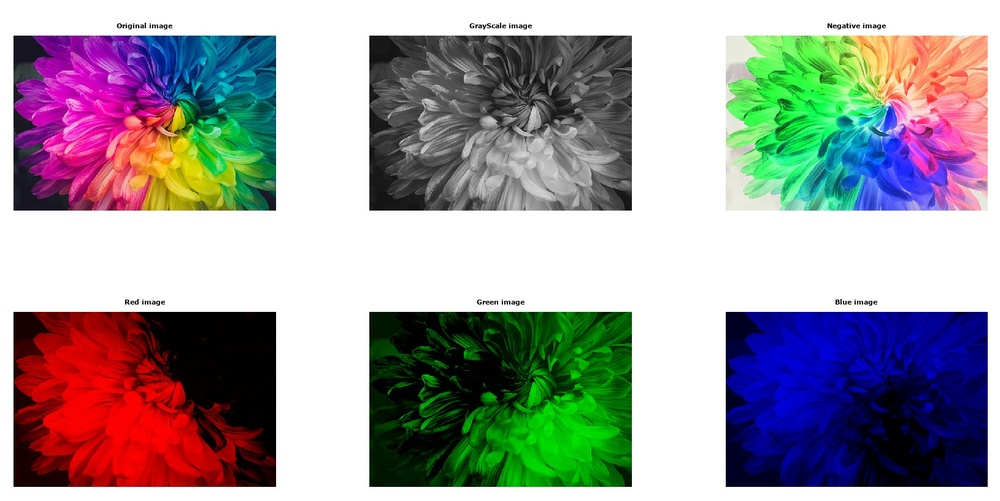
%> input picture images/1.jpg, 1000 x 501 px, shrunk from 1630 x 816 before the run
$ octave --eval "result = boundary_extraction('../images/1.jpg');"   (GNU Octave 9; MATLAB toolbox functions it lacks are replaced by stand-ins)
%> lines starting %> are read from the running program, lines starting %| are printed output that depends on the picture
function resimg = boundary_extraction(impath)
%> called with impath = '../images/1.jpg'

  % read image
  img = imread(impath);
%> img is the input picture: size 501x1000x3 uint8; mean R, G, B 157.3, 153.8, 156.6

  % convert to grayscale
  % img = rgb2gray(img);

  % create structuring element
  % visit https://in.mathworks.com/help/images/ref/strel.html for more information on structig element
  se = strel('square',10); % create square structuring element of 10px x 10px side length

  % matlab function imerode
  temp = imerode(img,se);
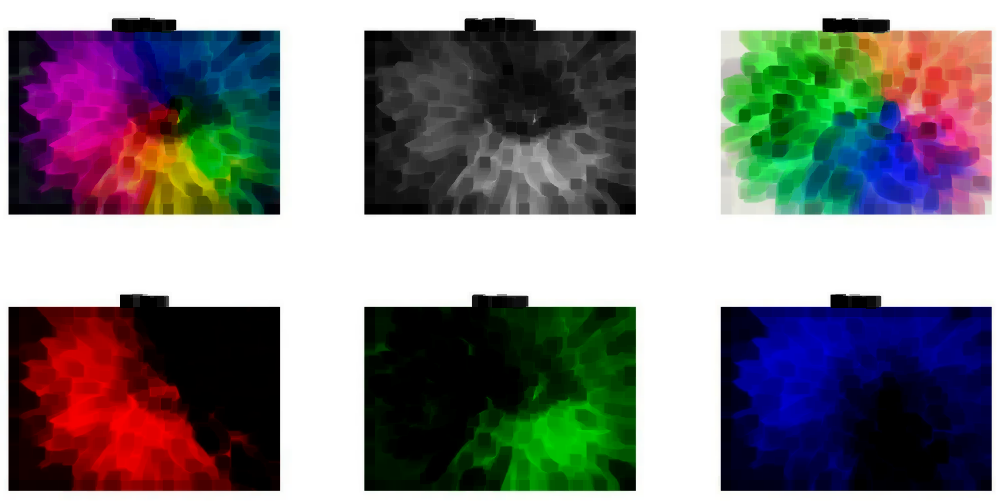
%> temp: size 501x1000x3 uint8; mean R, G, B 130.7, 127, 129.9

  % subtract original image from the eroded image
  resimg = imsubtract(img,temp);
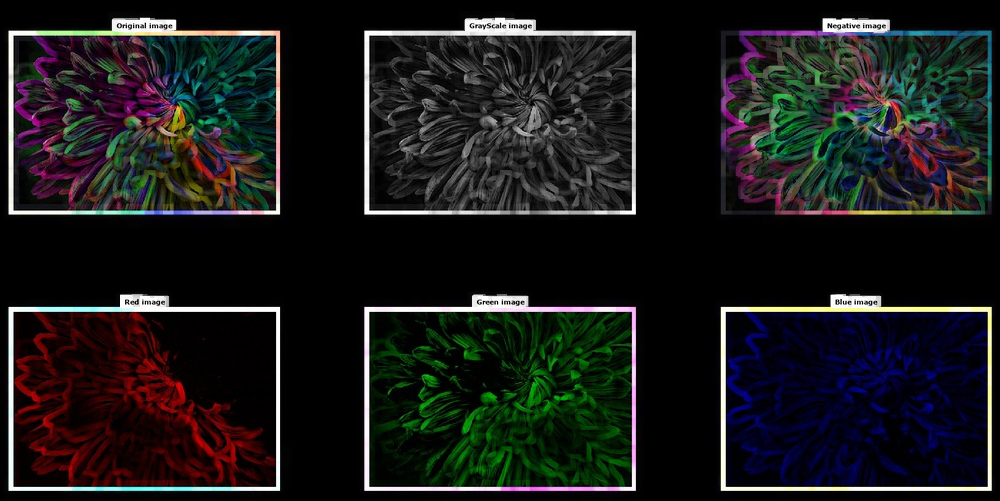
%> resimg: size 501x1000x3 uint8; mean R, G, B 26.6, 26.8, 26.7

  % plot results
  subplot(1,2,1),imshow(img);
  title('Original Gray Image','FontSize',18);

  subplot(1,2,2),imshow(uint8(resimg));
  title('Image After Boundary Extraction','FontSize',18);

endfunction

$ run again, on images/2.jpg
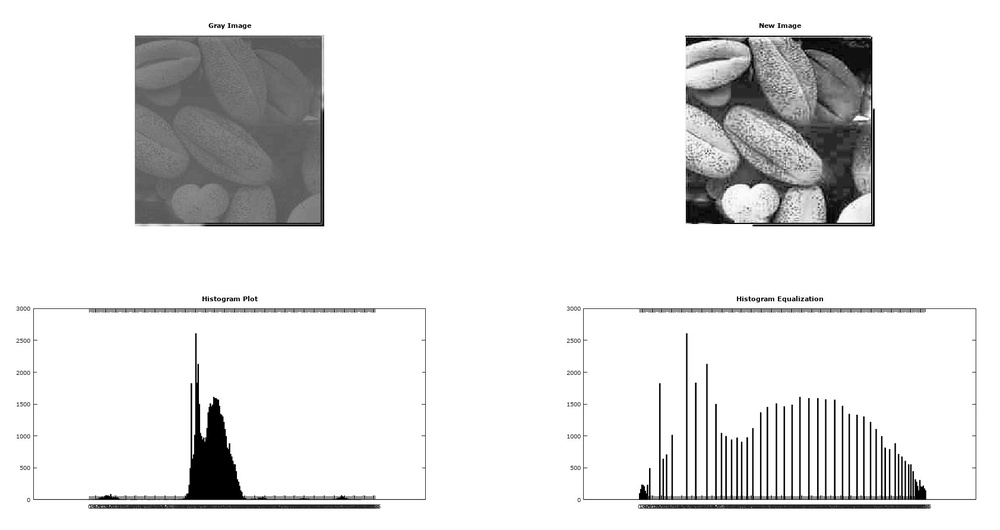
%> input picture images/2.jpg, 1000 x 530 px, shrunk from 1684 x 892 before the run
%> in boundary_extraction, img is the input picture: size 530x1000x3 uint8; min 0, max 255, mean 229.2
%> in boundary_extraction, `temp = imerode(img,se);`:
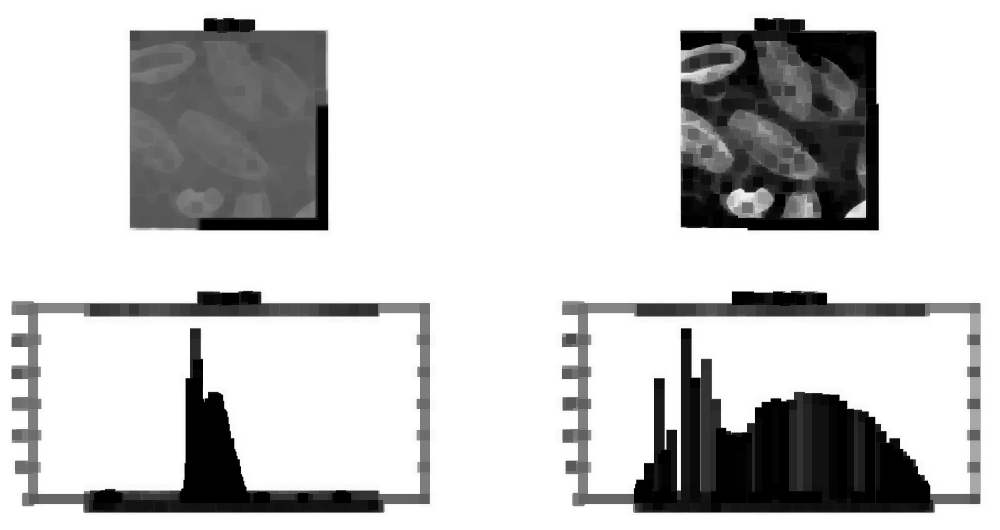
%> temp: size 530x1000x3 uint8; min 0, max 255, mean 201
%> in boundary_extraction, `resimg = imsubtract(img,temp);`:
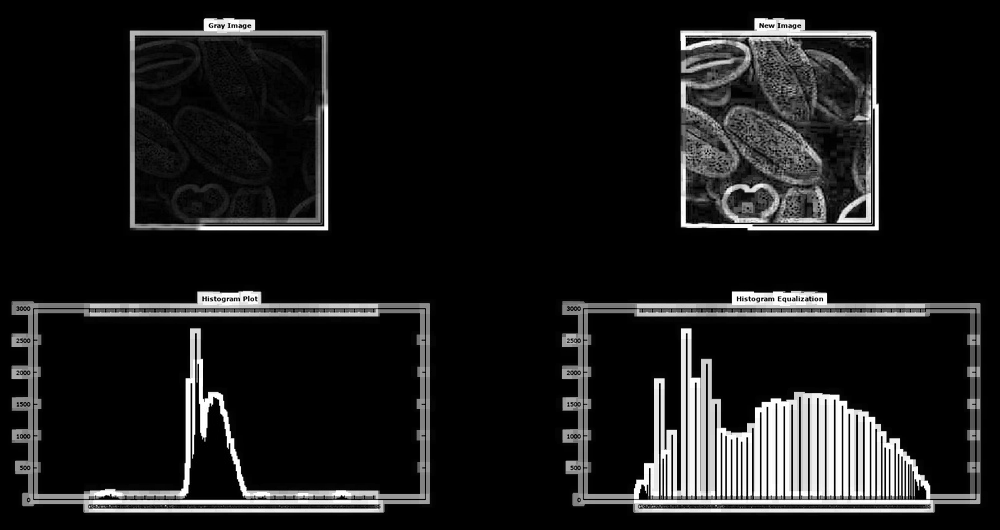
%> resimg: size 530x1000x3 uint8; min 0, max 255, mean 28.2

$ run again, on images/eg1.jpg
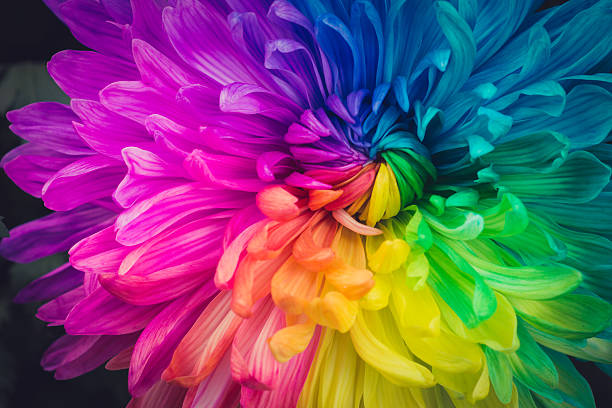
%> input picture images/eg1.jpg, 612 x 408 px
%> in boundary_extraction, img is the input picture: size 408x612x3 uint8; mean R, G, B 116, 80.3, 107.9
%> in boundary_extraction, `temp = imerode(img,se);`:
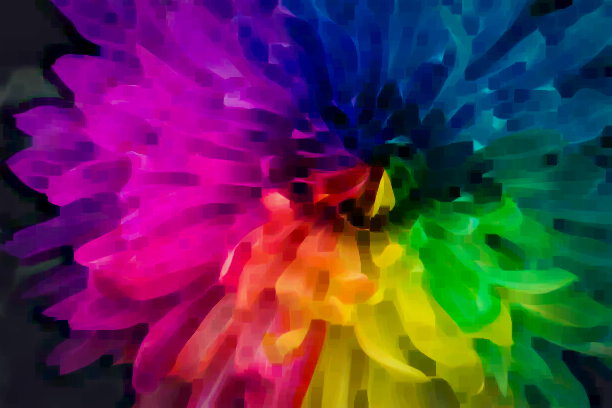
%> temp: size 408x612x3 uint8; mean R, G, B 86, 50.4, 76.6
%> in boundary_extraction, `resimg = imsubtract(img,temp);`:
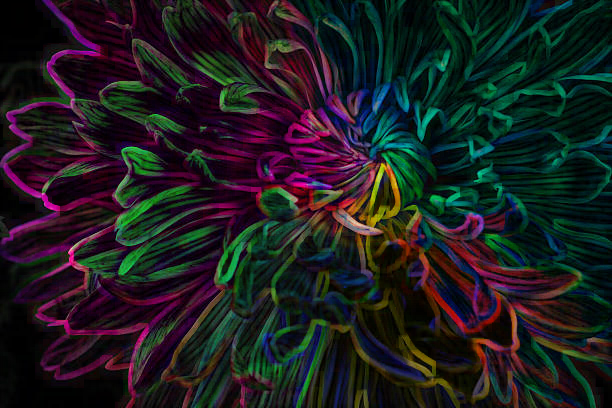
%> resimg: size 408x612x3 uint8; mean R, G, B 30, 29.9, 31.3

$ run again, on images/circle_signature.png
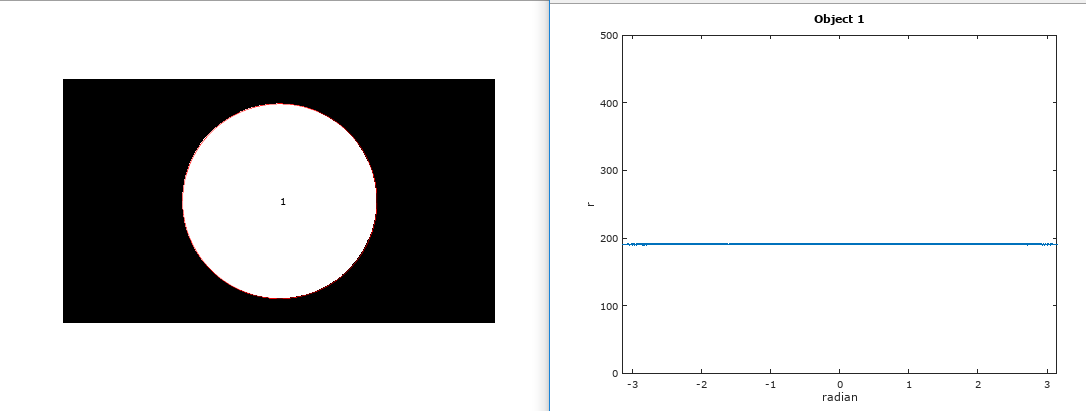
%> input picture images/circle_signature.png, 1086 x 411 px
%> in boundary_extraction, img is the input picture: size 411x1086x3 uint8; mean R, G, B 209.5, 209.6, 209.9
%> in boundary_extraction, `temp = imerode(img,se);`:
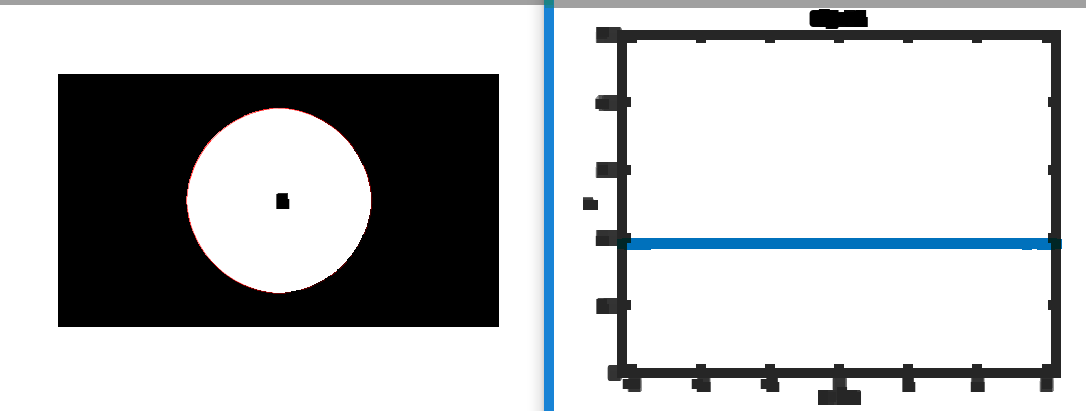
%> temp: size 411x1086x3 uint8; mean R, G, B 189.3, 191.3, 192.9
%> in boundary_extraction, `resimg = imsubtract(img,temp);`:
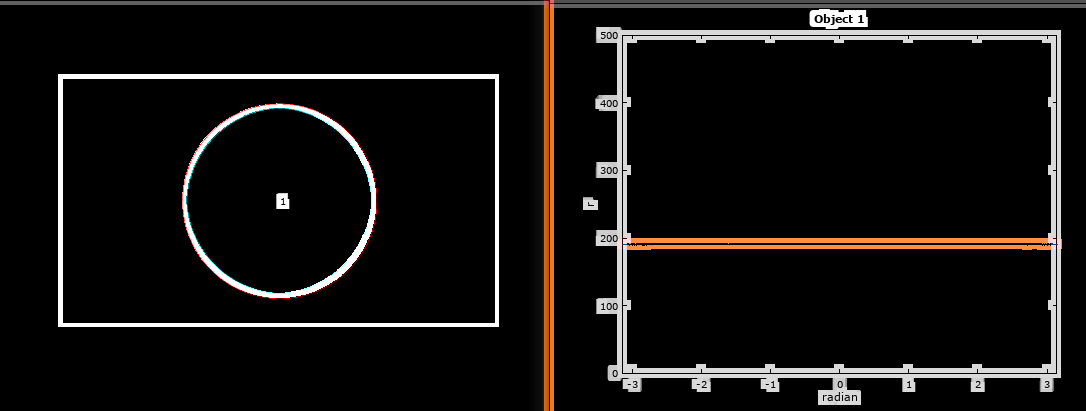
%> resimg: size 411x1086x3 uint8; mean R, G, B 20.2, 18.3, 17
